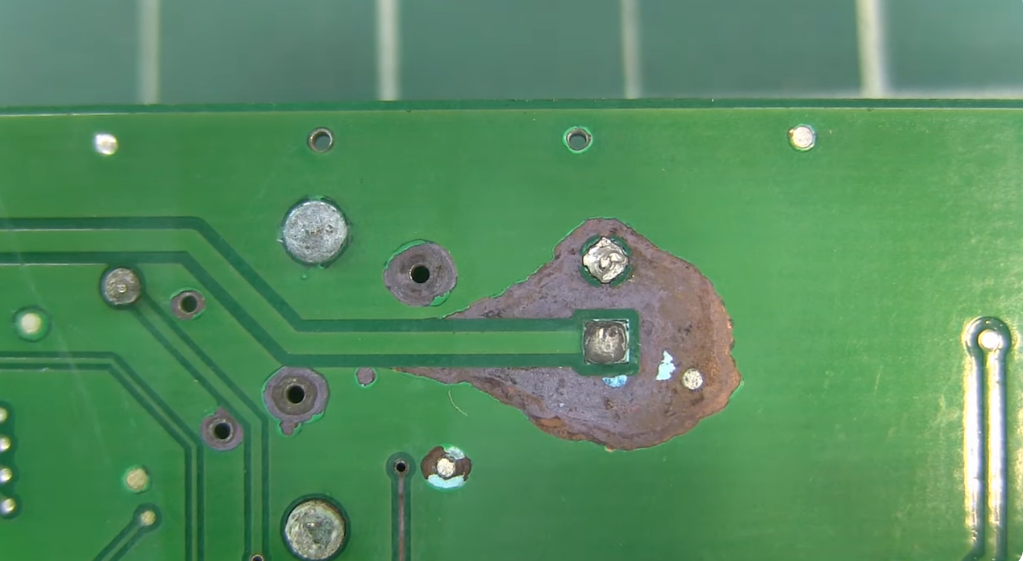
#> input picture cvdir/img/PCB-Manufacturing-Defects.png, 1025 x 561 px
$ jupyter execute morph.ipynb
#> lines starting #> are read from the running program, lines starting #| are printed output that depends on the picture
[cell 1]
import cv2, numpy as np

[cell 2]
img = cv2.imread('./img/PCB-Manufacturing-Defects.png')
#> img is the input picture: shape (561, 1025, 3); mean B, G, R 97, 139.7, 87.3
img = cv2.resize(img, (600, 300), interpolation=cv2.INTER_LANCZOS4)
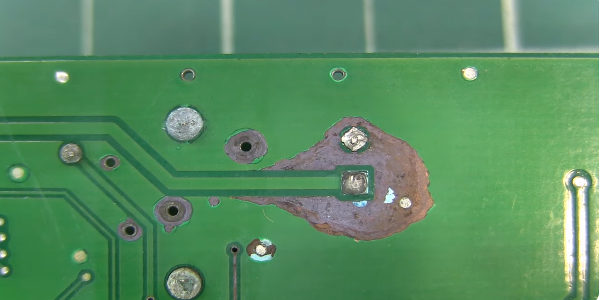
#> img: shape (300, 600, 3); mean B, G, R 97, 139.7, 87.3
img = cv2.cvtColor(img, cv2.COLOR_BGR2GRAY)
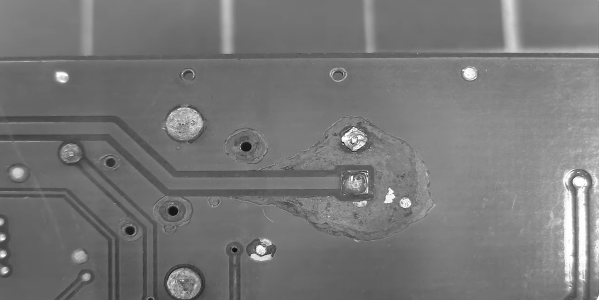
#> img: shape (300, 600); min 12, max 255, mean 119.1

[cell 3]
cv2.equalizeHist(img)

[cell 4]
# 구조화 요소 커널, 사각형 (5x5) 생성 ---①
k = cv2.getStructuringElement(cv2.MORPH_RECT, (9,9))
# 탑햇 연산 적용 ---②
tophat = cv2.morphologyEx(img, cv2.MORPH_TOPHAT, k)
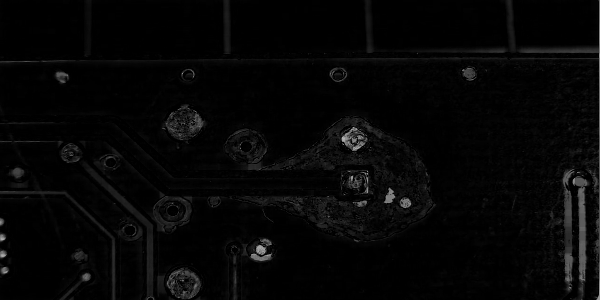
#> tophat: shape (300, 600); min 0, max 177, mean 5.9
# 블랫햇 연산 적용 ---③
blackhat = cv2.morphologyEx(img, cv2.MORPH_BLACKHAT, k)
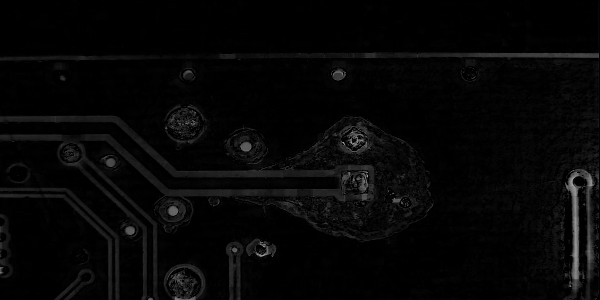
#> blackhat: shape (300, 600); min 0, max 166, mean 6.3

# 결과 출력
merged = np.vstack((img, tophat, blackhat))
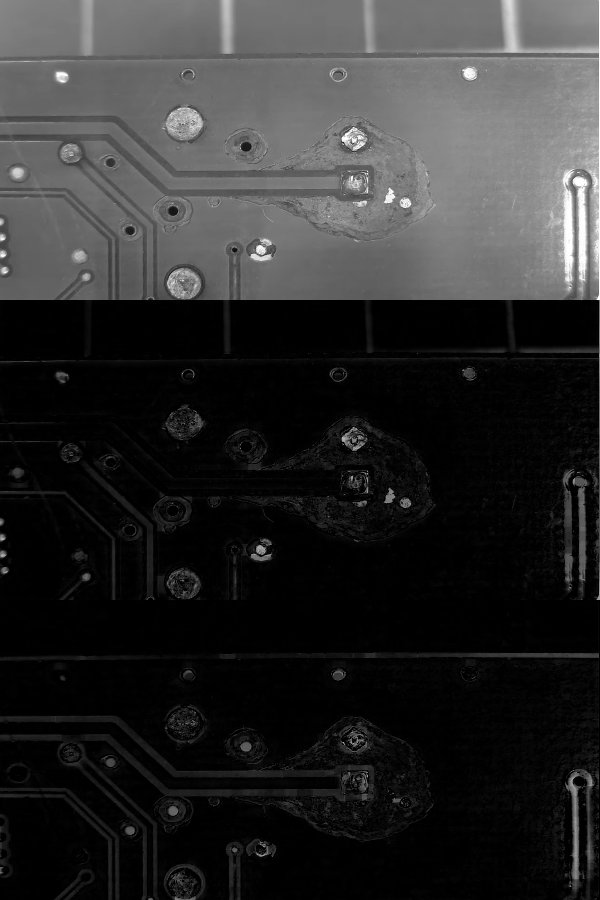
#> merged: shape (900, 600); min 0, max 255, mean 43.8
cv2.imshow('tophat blackhat', merged)
cv2.waitKey(0)
cv2.destroyAllWindows()

[cell 5]
img2 = cv2.equalizeHist(img)
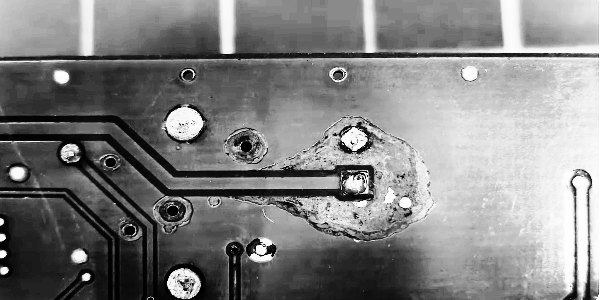
#> img2: shape (300, 600); min 0, max 255, mean 129.6
# 탑햇 연산 적용 ---②
tophat = cv2.morphologyEx(img2, cv2.MORPH_TOPHAT, k)
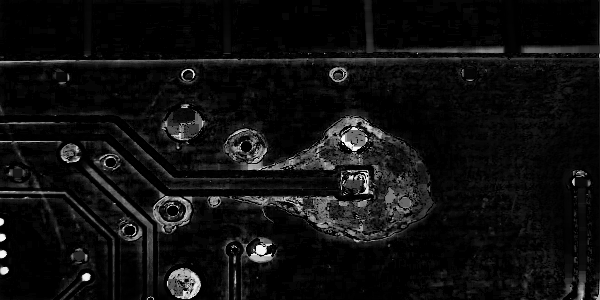
#> tophat: shape (300, 600); min 0, max 251, mean 15.7
# 블랫햇 연산 적용 ---③
blackhat = cv2.morphologyEx(img2, cv2.MORPH_BLACKHAT, k)
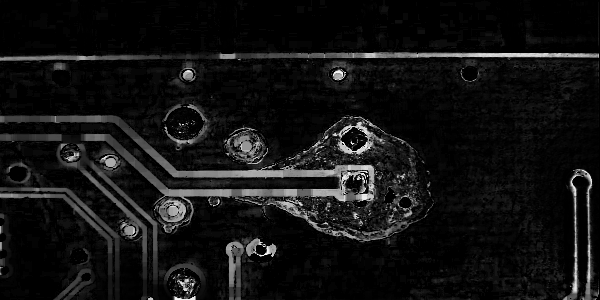
#> blackhat: shape (300, 600); min 0, max 251, mean 18.6

# 결과 출력
merged = np.vstack((img2, tophat, blackhat))
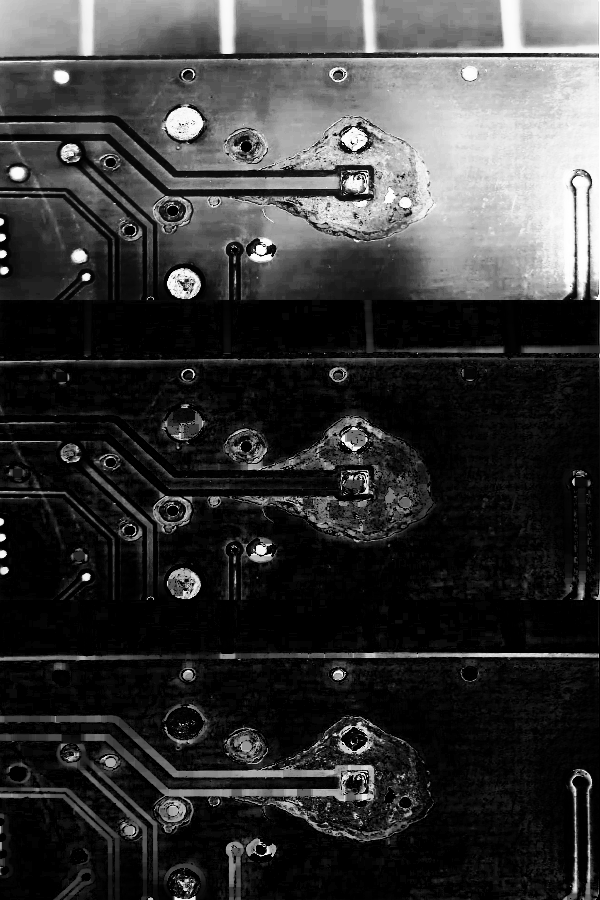
#> merged: shape (900, 600); min 0, max 255, mean 54.6
cv2.imshow('tophat blackhat', merged)

cv2.waitKey(0)
cv2.destroyAllWindows()
